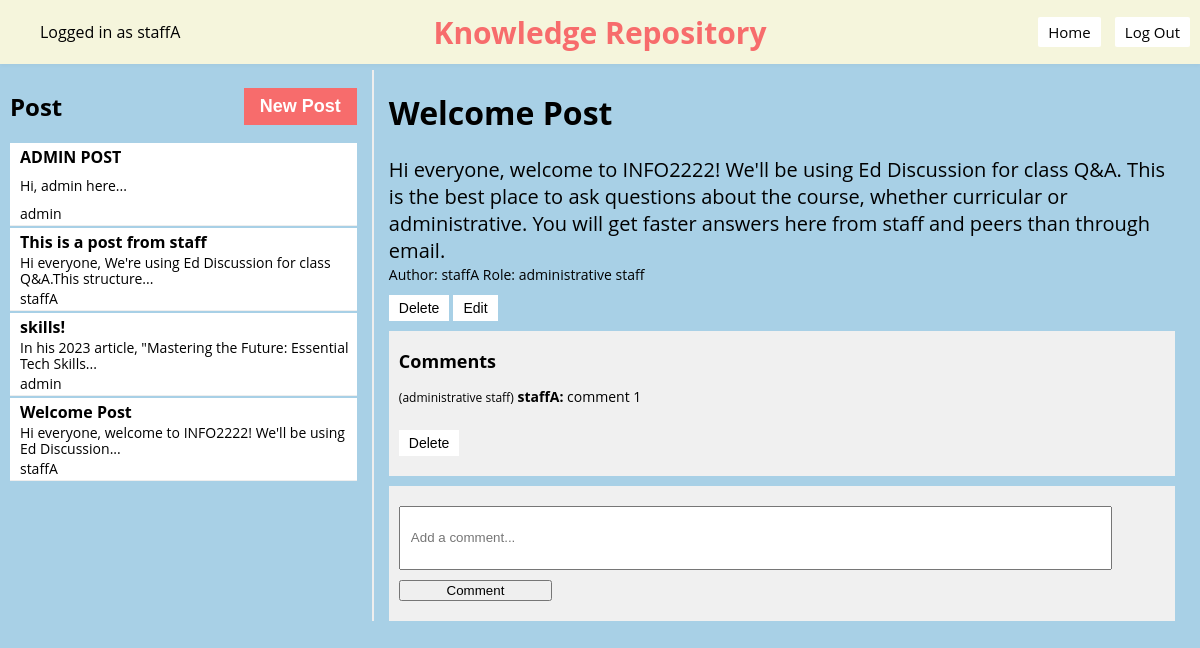
Screenshot of /knowledge-repository/6 (signed in) with the database file from the repository.
### models.py (models this page shows)
class Base(DeclarativeBase):
    pass

class Article(Base):
    __tablename__ = "article"
    id: Mapped[int] = mapped_column(Integer, primary_key=True)
    title: Mapped[str] = mapped_column(String(100), nullable=False)
    content: Mapped[str] = mapped_column(Text, nullable=False)
    author_id: Mapped[int] = mapped_column(Integer, ForeignKey('user.username'), nullable=False)
    comments = relationship('Comment', backref='article', lazy='dynamic')
    user = relationship("User", foreign_keys=[author_id])

class Comment(Base):
    __tablename__ = "comment"
    id: Mapped[int] = mapped_column(Integer, primary_key=True)
    content: Mapped[str] = mapped_column(Text, nullable=False)
    article_id: Mapped[int] = mapped_column(Integer, ForeignKey('article.id'), nullable=False)
    author_id: Mapped[int] = mapped_column(Integer, ForeignKey('user.username'), nullable=False)
    author_role: Mapped[RoleType] = mapped_column(Enum(RoleType), nullable=False)
    user = relationship("User", foreign_keys=[author_id])

### app.py (the view)
@app.route("/knowledge-repository", defaults={'article_id': None})
@app.route("/knowledge-repository/<int:article_id>")
def knowledge_repository(article_id):
    username = session.get("username")
    if username is None:
        return redirect(url_for('login'))  # Redirect to login page
    articles = db.get_all_articles()
    selected_article = db.get_article(article_id) if article_id else None
    user = db.get_user(username)
    user_role = user.role.name if hasattr(user.role, 'name') else str(user.role)
    if selected_article:
        comments = db.get_comments(selected_article.id)
    else:
        comments = []
    if selected_article != None:
        author_role = db.get_user_role(selected_article.author_id)
    else:
        author_role = "student"
    return render_template('knowledge_repository.jinja', username=username, articles=articles, selected_article=selected_article, author_role=author_role, user_role=user_role, comments=comments)

### app.py (called while the page is built)
def csp_policy_string(policy_dict):
    return "; ".join([f"{key} {' '.join(val) if isinstance(val, list) else val}" for key, val in policy_dict.items()])

@app.after_request
def apply_csp(response):
    policy = {
    "default-src": "'self'",
    "script-src": [
        "'self'",
        "https://cdnjs.cloudflare.com",  # Allow scripts from CDN for Crypto-JS
        "https://cdn.jsdelivr.net",
        "'unsafe-inline'"
    ],
    "style-src": "'self' 'unsafe-inline'",  # Allows inline styles;
    "img-src": "'self'",
    "connect-src": "'self'",  # Restricts the URLs which can be loaded using script interfaces
    "font-src": "'self'",  # Fonts loading
    "object-src": "'none'",  # Prevents object, embed, and applet elements from rendering
    "frame-ancestors": "'none'"  # Protects against clickjacking
}
    response.headers['Content-Security-Policy'] = csp_policy_string(policy)
    return response

### db.py (called while the page is built)
def get_user(username: str):
    with Session(engine) as session:
        return session.get(User, username)

def get_all_articles():
    with Session(engine) as session:
        articles = session.query(Article).all()
        return articles

def get_article(article_id):
    with Session(engine) as session:
        return session.query(Article).filter(Article.id == article_id).first()

def get_comments(article_id):
    with Session(engine) as session:
        return session.query(Comment).filter(Comment.article_id == article_id).all()

def get_user_role(username):
    with Session(engine) as session:
        user = session.query(User).filter(User.username == username).first()
        if user:
            return user.role.value
        else:
            return None  # Return None if the user is not found

### templates/knowledge_repository.jinja (shortened to what this page needs)
{% extends 'base.jinja' %}
{% block content %}
<nav style="padding: 2px 0; overflow: auto;">
    <div style="float: left;">
        <ul>
            <li class="username" style="display: inline-block;">Logged in as {{ username }}</li>
        </ul>
    </div>
        <div style="text-align: center; position: absolute; left: 50%; transform: translateX(-50%);">
        <h1 style="margin: 0; font-size: 30px; color: #F76C6c; ">Knowledge Repository</h1>
    </div>
    <div style="float: right;">
        <ul>
            <li style="display: inline-block;"><button onclick="location.href='{{ url_for('home') }}'">Home</button></li>
            <button onclick="confirmLogout()">Log Out</button>
        </ul>
    </div>
</nav>
<div class="container">
    <div class="sidebar">
        <div class="sidebar-header">
            <h2>Post</h2>
            <button class="new-article" id="newArticleBtn">New Post</button>
        </div>
        {% for article in articles %}
            <div class="article-preview" onclick="location.href='{{ url_for('knowledge_repository', article_id=article.id) }}'">
                <h3 id="sidebar-title-{{ article.id }}">{{ article.title }}</h3>
                <p id="sidebar-content-{{ article.id }}" style="font-size: 14px; color: black; margin: 1px 0;">{{ article.content.split()[:10]|join(' ') }}...</p>
                <p style="font-size: 14px; color: black;margin: 1px 0;">{{ article.author_id }}</p>
            </div>
        {% endfor %}
        </div>
        <div class="main-content">
            {% if selected_article %}
            <h1 id="article-title-{{ selected_article.id }}">{{ selected_article.title }}</h1>
            <p id="article-content-{{ selected_article.id }}" style="font-size: 20px; color: black; ; margin: 1px 0;">{{ selected_article.content }}</p>
            <p style="font-size: 14px; color:black ; ; margin: 1px 0;">Author: {{ selected_article.author_id }} Role: {{ author_role }}</p>
            {% if username == selected_article.author_id or user_role == 'ADMIN' or user_role == 'ACADEMIC' or user_role == 'ADMINISTRATIVE' %}
                <button class="button" onclick="deleteArticle({{ selected_article.id }}); event.stopPropagation();" style="vertical-align: top;">
                    Delete
                </button>
            {% endif %}
            {% if username == selected_article.author_id or user_role == 'ADMIN' or user_role == 'ACADEMIC' or user_role == 'ADMINISTRATIVE' %}
                <button class="button" id="edit-button-{{ selected_article.id }}" onclick="enableEditing({{ selected_article.id }})">Edit</button>
            {% endif %}
            <div class="comments">
            <h3>Comments</h3>
            {% for comment in comments %}
                <div class="comment">
                    <p>
                    <span class="comment-role">({{ comment.author_role.value }})</span>
                    <span class="comment-author">{{ comment.author_id }}:</span>
                    <span class="comment-content">{{ comment.content }}</span>
                    </p>
                    {% if user_role == 'ADMIN' or user_role == 'ACADEMIC' or user_role == 'ADMINISTRATIVE'%}
                        <button onclick="deleteComment({{ comment.id }})" class="button delete-button">Delete</button>
                    {% endif %}
                </div>
                {% else %}
                <p>No comments yet.</p>
                {% endfor %}
            </div>
            <div class="comments">
                <form id="comment-form" data-article-id="{{ selected_article.id }}">
                    <input type="text" name="content" placeholder="Add a comment..." required>
                    <button type="submit">Comment</button>
                </form>
            </div>
            {% endif %}
        </div>
    </div>
{% endblock %}

### templates/knowledge_repository.jinja (style rules this page uses)
html, body { margin: 0; padding: 0; width: 100%; height: 100%; display: flex; flex-direction: column; font-family: 'Open Sans', sans-serif; background-color: #A8D0E6; }
nav { position: absolute; width: 100%; height: 60px; background-color: beige; display: flex; justify-content: space-between; align-items: center; padding: 0 20px; box-shadow: 0 2px 4px rgba(0, 0, 0, 0.03); overflow: hidden; }
h2 { font-family: 'Open Sans', sans-serif; }
h3 { font-family: 'Open Sans', sans-serif; color: black; font-size: 18px; margin: 8px 0; }
p { font-family: 'Open Sans', sans-serif; color: black; font-size: 14px; }
.container { margin-top: 60px; display: flex; justify-content: space-between; padding: 10px; }
.sidebar { overflow: auto; width: 30%; border-right: 2px solid #eee; padding-right: 15px; }
.sidebar-header { display: flex; align-items: center; justify-content: space-between; }
.article-preview { cursor: pointer; padding: 1px; border-bottom: 1px solid #eee; height: 80px; display: flex; flex-direction: column; justify-content: space-between; overflow: hidden; background: #fff; margin-bottom: 2px; padding-left: 5px; }
.article-preview h3 { margin-top: 2px; font-size: 16px; overflow: hidden; text-overflow: ellipsis; margin-bottom: 0px; white-space: nowrap; padding-left: 5px; }
.article-preview p { margin-top: 0px; line-height: 1.2; font-size: 14px; cursor: pointer; border-bottom: 0px solid #eee; overflow: hidden; text-overflow: ellipsis; padding-left: 5px; padding-right: 5px; }
.main-content { width: 68%; padding-left: 15px; padding-right: 15px; }
.comments { margin-top: 10px; background-color: #f0f0f0; padding: 10px; overflow-y: auto; // Enable vertical scrolling }
.comment { margin-bottom: 10px; }
nav button { font-family: 'Open Sans', sans-serif; padding: 5px 10px; background-color: white; color: black; border: none; border-radius: 2px; cursor: pointer; text-align: center; text-decoration: none; display: inline-block; margin-right: 10px; font-size: 15px; transition: background-color 0.3s, color 0.3s; }
.new-article { padding: 8px 16px; background-color: #F76C6c; color: white; border: none; cursor: pointer; font-size: 18px; font-weight: bold; transition: background-color 0.2s; }
form { width: 100%; display: flex; flex-direction: column; align-items: left; }
form input[type="text"] { margin-top: 10px; width: 90%; padding: 10px; height: 40px; }
form button { margin-top: 10px; margin-bottom: 10px; width: 20%; }
.button { margin-top: 10px; padding: 5px 10px; background-color: white; color: black; border: none; cursor: pointer; font-size: 14px; transition: background-color 0.3s, box-shadow 0.3s; }
.comment p { font-size: 14px; color: black; }
.comment .comment-role { font-size: 12px; color: black; }
.comment .comment-author { font-size: 14px; font-weight: bold; }
.comment .comment-content { font-size: 14px; }

### rows the page displays
Article: title "ADMIN POST", content.split "Hi, admin here", author_id "admin"
Article: title "This is a post from staff", content.split "Hi everyone, We're using Ed Discussion for class Q&A.This structure", author_id "staffA"
Article: title "skills!", content.split "In his 2023 article, \"Mastering the Future: Essential Tech Skills", author_id "admin"
Article: title "Welcome Post", content.split "Hi everyone, welcome to INFO2222! We'll be using Ed Discussion", author_id "staffA", content "Hi everyone, welcome to INFO2222! We'll be using Ed Discussion for class Q&A. This is the best place to ask questions about the course, whether curricular or administrative. You will get faster answers here from staff and peers than through email."
Comment: author_role.value "administrative staff", author_id "staffA", content "comment 1"

### other values shown
{{ username }} "staffA"
{{ author_role }} "administrative staff"
